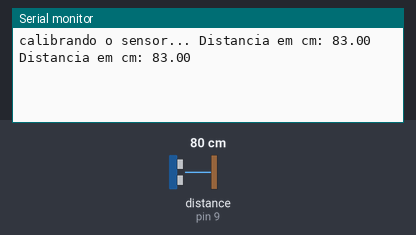
This sketch was run on a simulated Arduino Uno, built with avr-gcc and run on an emulated ATmega328P. On the bench: the last lines printed to the serial monitor. Wiring (inferred from the names in the program): ultrasonic range finder: trigger pin 8; echo pin 9. The test bench sets the inputs (shaded band); at power-on: distance to the obstacle (sensor on pin 9) 80 cm. The echo pulse lasts 58.3 µs per cm.

Above: at 3.2 s.
3.3 s: distance to the obstacle (sensor on pin 9) set to 2 cm
At 4.6 s:
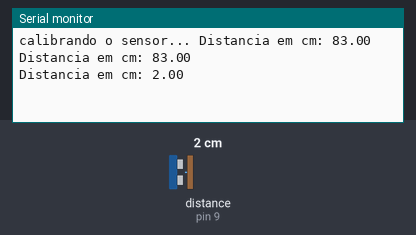
4.8 s: distance to the obstacle (sensor on pin 9) set to 4 cm
At 5.8 s:
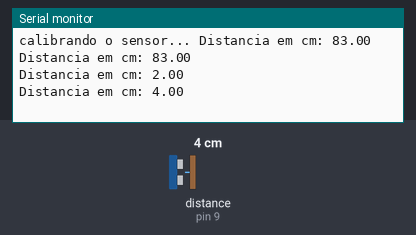
Timing chart, 0 to 7.8 s (numbered marks = the images above; inputs shaded):
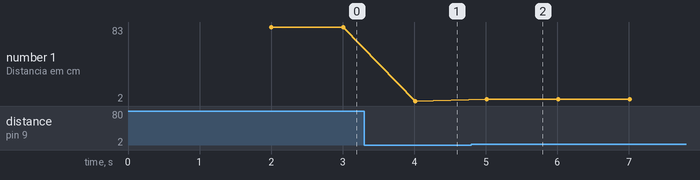

Measured:
- after the input at 3.3 s, the serial monitor: prints a new line after 0.71 s (image 1)
- after the input at 4.8 s, the serial monitor: prints a new line after 0.21 s (image 2)
- plotted number 1: 83 → 2 after the input at 3.3 s, 2 → 4 after the input at 4.8 s

The sketch:

sketch_sensor.ino
```cpp
#include <Ultrasonic.h>

const int trigger = 8;
const int echo = 9;

Ultrasonic ultrassom(trigger, echo);

void setup() {
  Serial.begin(9600);
  Serial.print("calibrando o sensor... ");
  delay(2000);

}

void loop() {
  //lcd.clear();
  //delay(500);
  float cm = ultrassom.read();
  Serial.print("Distancia em cm: ");
  Serial.println(cm);
  delay(1000);
}
```
